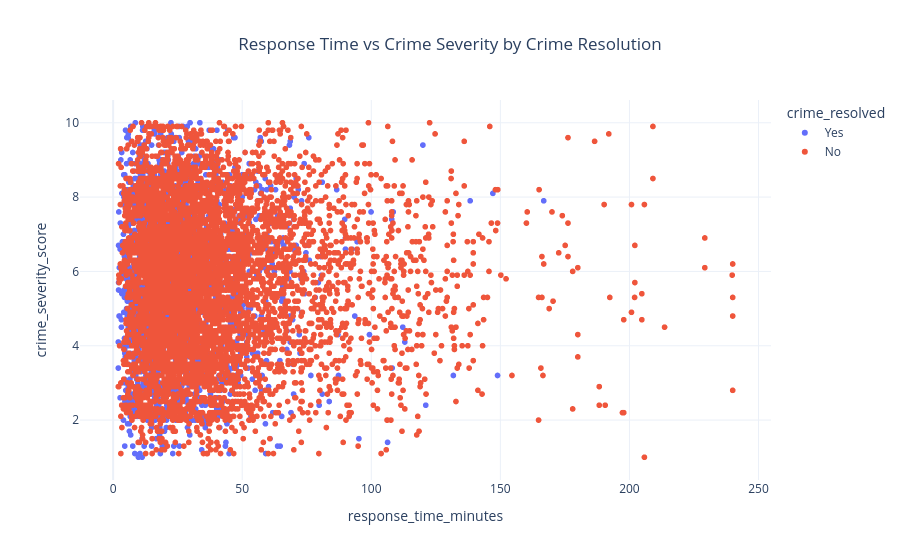

Notebook code cell kept with this figure:
### Markdown cell above
### Response Time vs Safety Index by Crime Resolution

### Code cell
fig = px.scatter(
    df,
    x='response_time_minutes',
    y='crime_severity_score',
    color='crime_resolved',
    title='Response Time vs Crime Severity by Crime Resolution')

fig.update_layout(
    title_x=0.5,
    template='plotly_white'
)

fig.show()

### Figure 1 — Plotly figure (JSON) as saved in the notebook; plotly's stock layout.template omitted (floating-point values rounded to 4 significant figures; data arrays with more than 128 entries replaced by an {"elided": "..."} marker saying what was removed)
{"data": [{"hovertemplate": "crime_resolved=Yes<br>response_time_minutes=%{x}<br>crime_severity_score=%{y}<extra></extra>", "legendgroup": "Yes", "marker": {"color": "#636efa", "symbol": "circle"}, "mode": "markers", "name": "Yes", "showlegend": true, "type": "scattergl", "x": {"elided": "2354 float values"}, "xaxis": "x", "y": {"elided": "2354 float values"}, "yaxis": "y"}, {"hovertemplate": "crime_resolved=No<br>response_time_minutes=%{x}<br>crime_severity_score=%{y}<extra></extra>", "legendgroup": "No", "marker": {"color": "#EF553B", "symbol": "circle"}, "mode": "markers", "name": "No", "showlegend": true, "type": "scattergl", "x": {"elided": "5545 float values"}, "xaxis": "x", "y": {"elided": "5545 float values"}, "yaxis": "y"}], "layout": {"legend": {"title": {"text": "crime_resolved"}, "tracegroupgap": 0}, "title": {"text": "Response Time vs Crime Severity by Crime Resolution", "x": 0.5}, "xaxis": {"anchor": "y", "domain": [0, 1], "title": {"text": "response_time_minutes"}}, "yaxis": {"anchor": "x", "domain": [0, 1], "title": {"text": "crime_severity_score"}}}}
